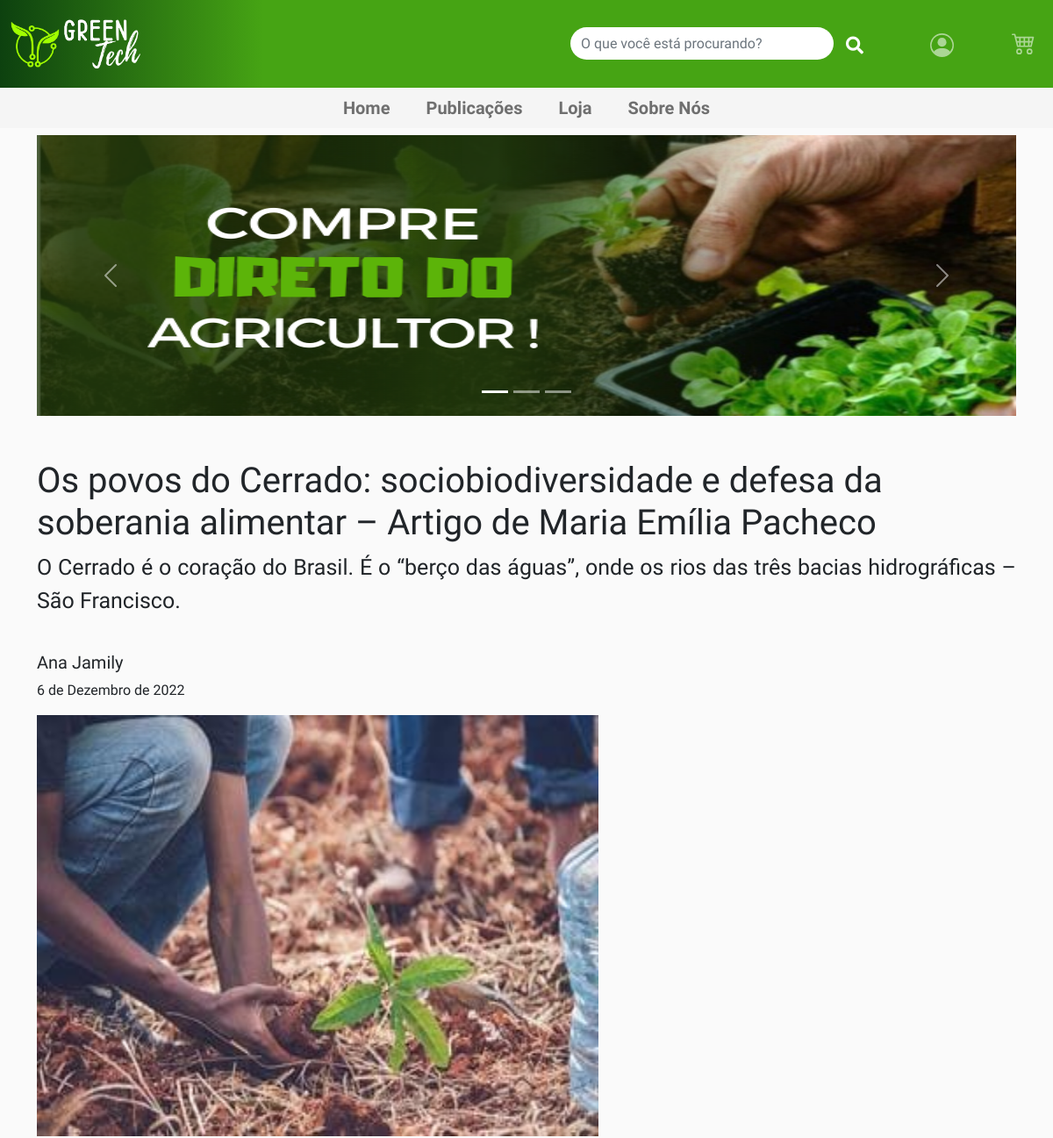
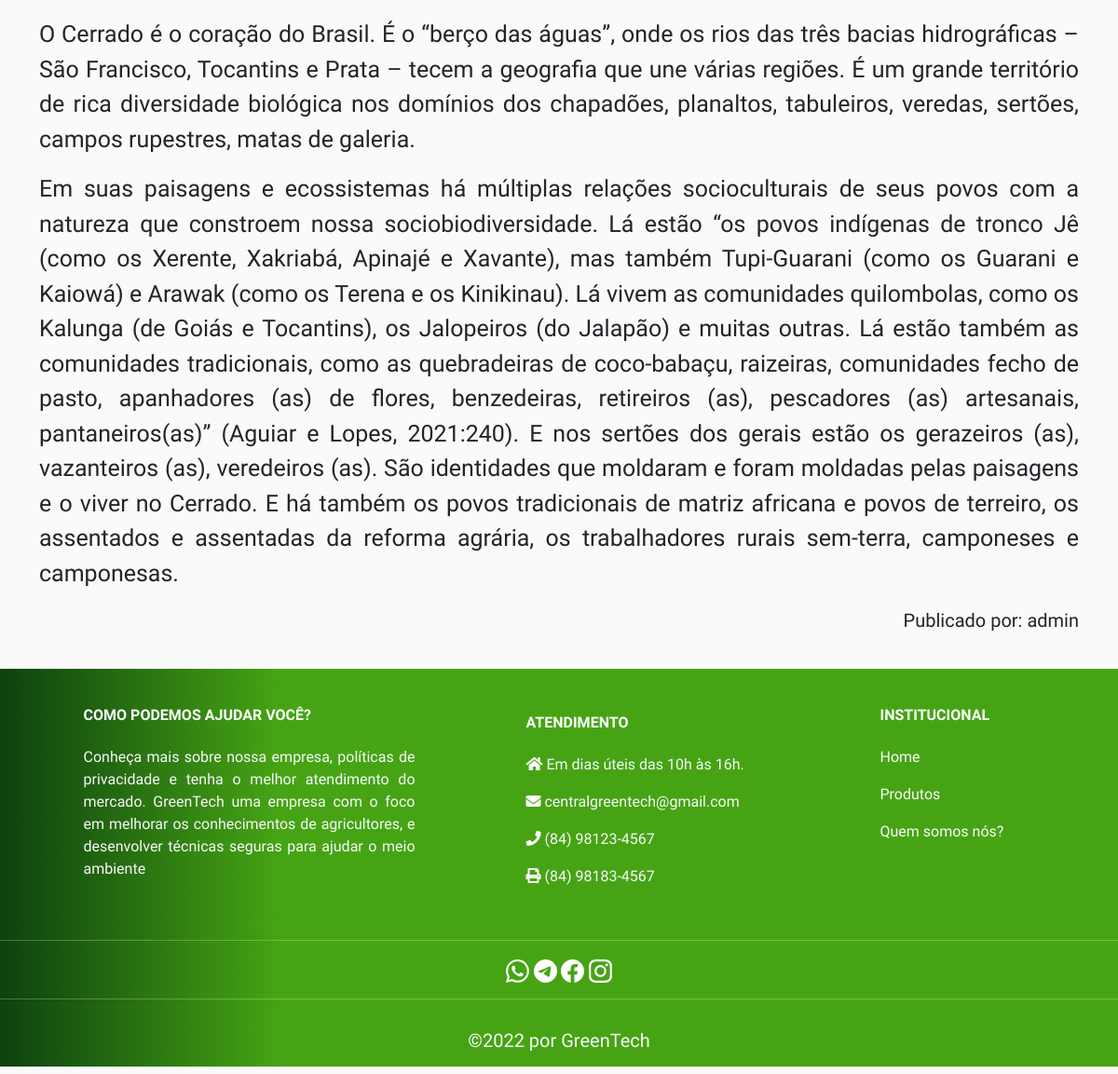
Screenshot of /detalhe/1 with the database file from the repository (2 pictures, top to bottom).
### main/models.py (models this page shows, shortened)
class Publicacao(models.Model):
    titulo = models.CharField(max_length=200)
    descricao = models.TextField()
    corpo_do_texto = RichTextUploadingField()
    tempo_da_publicacao = models.DateField()
    imagem = models.ImageField(upload_to='produtos/', blank=True, null=True, max_length=250)
    autor = models.ForeignKey(Autor, on_delete=models.CASCADE)
    categoria = models.ManyToManyField(Categoria)
    user = models.ForeignKey(get_user_model(), null=True,blank=True,on_delete=models.CASCADE)

class Autor(models.Model):
    nome = models.CharField(max_length=100)
    email = models.EmailField()
    Telefone = models.IntegerField()
    cep = models.IntegerField()
    def __str__(self):
        return self.nome

### main/views.py (the view)
# urls.py: path('detalhe/<int:id>',detalhe, name='detalhe'),
def detalhe (request,id):
    busca = request.GET.get('search')
    if busca:
        lista = Publicacao.objects.filter(titulo__icontains = busca)
        lista_produto = Produto.objects.filter(nome__icontains = busca)
        context = {'buscas' : lista, 'busca_produto' : lista_produto}
        return render(request, "busca.html", context)
    else:
        publicacao = Publicacao.objects.get(id=id)
        context = {'publicacao' : publicacao }
        return render(request,"detalhe.html", context)

### main/templates/detalhe.html (shortened to what this page needs)
{% extends 'base.html' %}
{% load static %}
{% block conteudo %}
<main>
<section class="dividir">
  {% include 'includes/carrossel.html' %}
  </section>
   <section>
   <h1 style="margin-top: 50px;" > {{publicacao.titulo}} </h1>
   <p class=" subtitulo "> {{publicacao.descricao}}</p><br>
   <h5>{{publicacao.autor}}</h5>
   <p> {{publicacao.tempo_da_publicacao}} </p>
   <img style="margin-bottom: 20px;" class="img-noticia" src="/media/{{publicacao.imagem}}" >
   <div class="corpo-noticia">{{publicacao.corpo_do_texto|safe}}</div>
   <h5 style="text-align: end; margin-top: 20px; margin-bottom: 40px;">Publicado por: {{publicacao.user}}</h5>
   </section>
</main>
{% endblock conteudo %}

### main/static/css/styles.css (style rules this page uses)
* { box-sizing: border-box; font-family: 'Noto Sans Mono', monospace; font-family: 'Quicksand', sans-serif; }
body { background: #fafafa; font-family: 'Noto Sans Mono', monospace; font-family: 'Quicksand', sans-serif; }
p { text-align: justify; font-family: 'Noto Sans Mono', monospace; font-family: 'Quicksand', sans-serif; }
.dividir { padding-top: 30px; }
.img-noticia { height: 30rem; width: 40rem; }
.subtitulo { font-size: 25px }
.corpo-noticia p { font-size: 25px; }

### rows the page displays
Publicacao: titulo "Os povos do Cerrado: sociobiodiversidade e defesa da soberania alimentar – Artigo de Maria Emília Pacheco", descricao "O Cerrado é o coração do Brasil. É o “berço das águas”, onde os rios das três bacias hidrográficas – São Francisco.", autor "Ana Jamily", tempo_da_publicacao "6 de Dezembro de 2022", imagem (picture), corpo_do_texto "O Cerrado é o coração do Brasil. É o “berço das águas”, onde os rios das três bacias hidrográficas – São Francisco, Tocantins e Prata – tecem a geografia que une várias regiões. É um grande território de rica diversidade biológica nos domínios dos chapadões, planaltos, tabuleiros, veredas, sertões, campos rupestres, matas de galeria. Em suas paisagens e ecossistemas há múltiplas relações socioculturais de seus povos com a natureza que constroem nossa sociobiodiversidade. Lá estão “os povos indígenas de tronco Jê (como os Xerente, Xakriabá, Apinajé e Xavante), mas também Tupi-Guarani (como os Guarani e Kaiowá) e Arawak (como os Terena e os Kinikinau). Lá vivem as comunidades quilombolas,…", user "admin"
